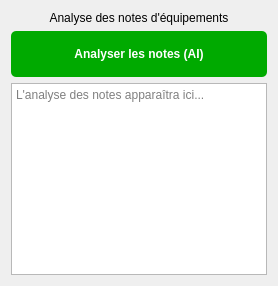
                   <widget class="QWidget" name="tabNotes_7">
                    <attribute name="title">
                     <string>Notes</string>
                    </attribute>
                    <layout class="QVBoxLayout" name="verticalLayout_54">
                     <item>
                      <widget class="QLabel" name="labelNotesInfo_7">
                       <property name="text">
                        <string>Analyse des notes d'équipements</string>
                       </property>
                       <property name="alignment">
                        <set>Qt::AlignmentFlag::AlignCenter</set>
                       </property>
                      </widget>
                     </item>
                     <item>
                      <widget class="QPushButton" name="analyzeNotesButton_7">
                       <property name="styleSheet">
                        <string notr="true">QPushButton {
    background-color: rgb(0, 170, 0);
    color: white;
    border: none;
    border-radius: 5px;
    padding: 8px 15px;
    font-weight: bold;
    min-height: 30px;
}

QPushButton:hover {
    background-color: #5a0c9d;
}

QPushButton:pressed {
    background-color: #4a0b8d;
}</string>
                       </property>
                       <property name="text">
                        <string>Analyser les notes (AI)</string>
                       </property>
                      </widget>
                     </item>
                     <item>
                      <widget class="QTextEdit" name="notesAnalysisOutput_7">
                       <property name="readOnly">
                        <bool>true</bool>
                       </property>
                       <property name="placeholderText">
                        <string>L'analyse des notes apparaîtra ici...</string>
                       </property>
                      </widget>
                     </item>
                    </layout>
                   </widget>
